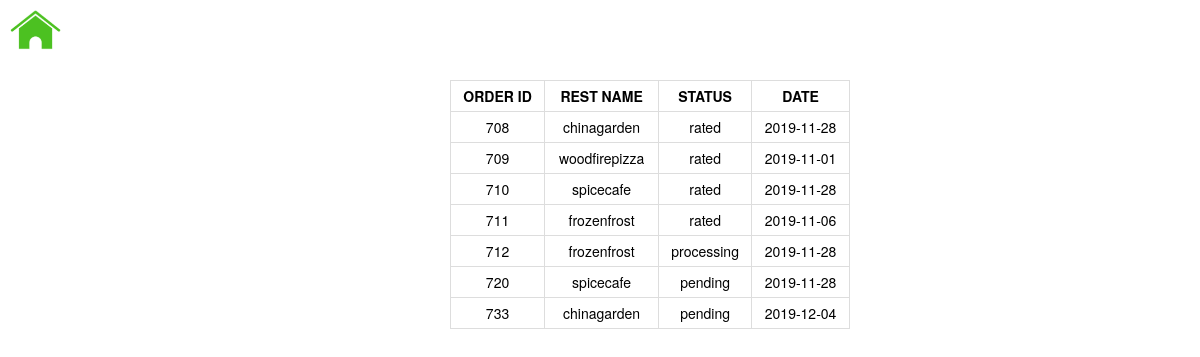
/orderhistory.php (signed in), run on the app's committed database.
### tables this page shows
CREATE TABLE `orders` (
  `order_id` int(11) NOT NULL,
  `rest_id` int(11) NOT NULL,
  `user_id` int(11) NOT NULL,
  `status` varchar(30) NOT NULL,
  `orderdate` date DEFAULT NULL
);

CREATE TABLE `restaurants` (
  `rest_id` int(11) NOT NULL,
  `name` varchar(30) NOT NULL,
  `password` varchar(30) NOT NULL,
  `url` varchar(40) DEFAULT NULL
);

### orderhistory.php (the view, shortened to what this page needs)
<!DOCTYPE html>
<html>
<head>
    <link href="styling.css" rel="stylesheet">
     <link href="css/bootstrap.min.css" rel="stylesheet">
    </head>
<body>
     <div class="container1">
         <a href="homecust.php"><img src="imgs/home8.png" class="hm1"></a>
          </div>
    <div id="tbl">
    <?php $link=@mysqli_connect("localhost","root","","quikchef") or die("Erro:Unable to connect: " . mysqli_connect_error());
    $val=$_COOKIE["ename"];
    $sql1="select user_id from users where name='$val'";
    if($result1=mysqli_query($link,$sql1)){
           if(mysqli_num_rows($result1)>0){
      while($row1=mysqli_fetch_array($result1,MYSQLI_ASSOC)){
          $uid=$row1["user_id"];
      }
           }
    }
   $sql="select order_id,rest_id,status,orderdate from orders where user_id='$uid'";
         if($result=mysqli_query($link,$sql)){
           if(mysqli_num_rows($result)>0){
                echo "<table class='tabl table table-stripped table-hover table-condensed table-bordered'>
               <tr>
               <th style='text-align:center'>ORDER ID</th>
               <th style='text-align:center'>REST NAME</th>
               <th style='text-align:center'>STATUS</th>
               <th style='text-align:center'>DATE</th>
               </tr>
               ";
               while($row=mysqli_fetch_array($result,MYSQLI_ASSOC)){
                   $v=$row["rest_id"];
               $sql2="select name from restaurants where rest_id='$v'";
               if($result2=mysqli_query($link,$sql2)){
           if(mysqli_num_rows($result2)>0){
               while($row2=mysqli_fetch_array($result2,MYSQLI_ASSOC)){
                   echo "<tr>";
                   echo "<td style='text-align:center'>".$row["order_id"]."</td>";
                   echo "<td style='text-align:center'>".$row2["name"]."</td>";
                   echo "<td style='text-align:center'>".$row["status"]."</td>";
                   echo "<td style='text-align:center'>".$row["orderdate"]."</td>";
                   echo "</tr>";
               }
           }
               }
           }
               echo "</table>";
           }
         }
    ?>
    </div>
</body>
</html>

### styling.css (style rules this page uses)
body { background:url(imgs/appetizer.jpg) no-repeat center center; background-attachment:fixed; background-size:cover; }
::placeholder { color:white; font-family:Arvo,serif; text-align: center; }

### orderhistory.php (style rules this page uses)
body { background:url(imgs/plain.jpg) no-repeat center center; background-attachment:fixed; background-size:cover; color:black; }
#tbl { width:400px; transform:translate(450px,0px); }
.hm1 { height: 40px; transform:translate(-20px,-20px) }
.container1 { max-width: 1000px; height:80px; padding:30px; }

### data on the page
orders: order_id "708", status "rated", orderdate "2019-11-28"
restaurants: name "chinagarden"
orders: order_id "709", status "rated", orderdate "2019-11-01"
restaurants: name "woodfirepizza"
orders: order_id "710", status "rated", orderdate "2019-11-28"
restaurants: name "spicecafe"
orders: order_id "711", status "rated", orderdate "2019-11-06"
restaurants: name "frozenfrost"
orders: order_id "712", status "processing", orderdate "2019-11-28"
orders: order_id "720", status "pending", orderdate "2019-11-28"
orders: order_id "733", status "pending", orderdate "2019-12-04"
